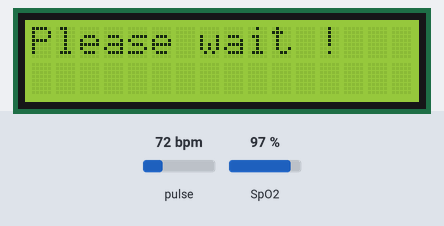
A sketch run on a simulated Arduino Uno, built with avr-gcc and run on an emulated ATmega328P. On the bench: 16×2 character LCD. The test bench sets the inputs (shaded band); at power-on: pulse 72 bpm, SpO2 97 %.

Above: at 1.6 s.
1.7 s: pulse set to 70 bpm
At 4.5 s:
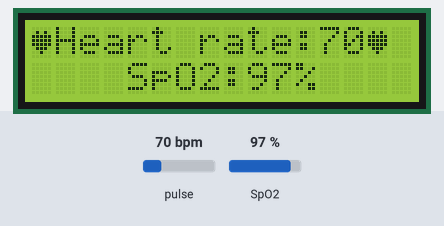
4.7 s: SpO2 set to 80 %
At 5.3 s:
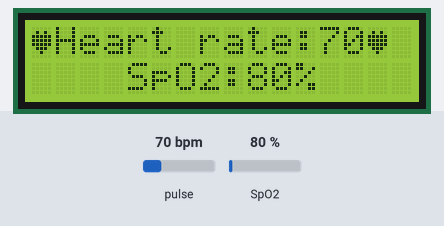
6.5 s: pulse set to 100 bpm
At 8.9 s:
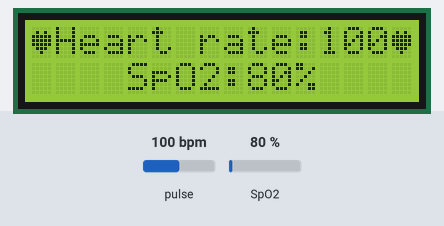
9.5 s: pulse set to 51 bpm
At 10.5 s:
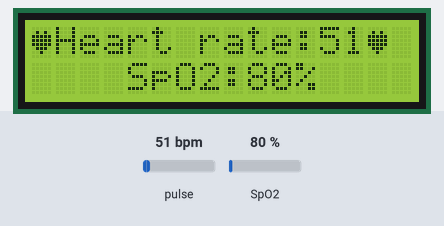
11.5 s: pulse set to 47 bpm
At 13.2 s:
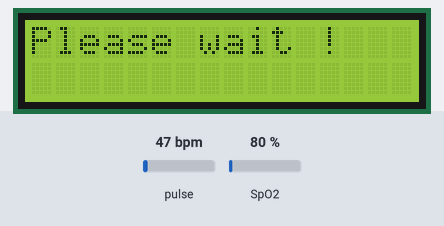
Timing chart, 0 to 14.5 s (numbered marks = the images above; inputs shaded):
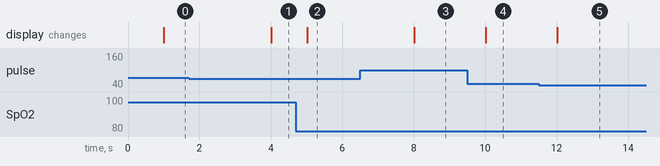

Measured:
- the behaviour switches between 50 and 49 bpm on pulse (found by bisection; images 4 and 5)
- after the input at 1.7 s, the display: changes after 2.3 s (image 1)
- after the input at 4.7 s, the display: changes after 0.31 s (image 2)
- after the input at 6.5 s, the display: changes after 1.5 s (image 3)
- after the input at 9.5 s, the display: changes after 0.52 s (image 4)
- after the input at 11.5 s, the display: changes after 0.52 s (image 5)

The sketch:

Pulse_Oxymeter_LCD.ino
```cpp
#include <LiquidCrystal.h>
#include <Wire.h>
#include "MAX30100_PulseOximeter.h"
const int rs = 14, en = 16, d4 = 9, d5 = 8, d6 = 7, d7 = 6;
//R/W to ground
//For Arduino Micro pro
//SDA to 2
//SCL to 3
int flag=0;
LiquidCrystal lcd(rs, en, d4, d5, d6, d7);
#define REPORTING_PERIOD_MS     1000
byte smiley[8] ={
                0b00000,
                0b01010,
                0b11111,
                0b11111,
                0b11111,
                0b01110,
                0b00100,
                0b00000};

PulseOximeter pox;
int pulse,spo2,pulseold=70;
uint32_t tsLastReport = 0;

// Callback (registered below) fired when a pulse is detected
void onBeatDetected()
{
  //  Serial.println("Beat!");
}

void setup()
{   lcd.createChar(0, smiley);
    lcd.begin(16, 2);
     //Serial.begin(115200);
    //Serial.print("Initializing pulse oximeter..");

    // Initialize the PulseOximeter instance
    // Failures are generally due to an improper I2C wiring, missing power supply
    // or wrong target chip
    if (!pox.begin()) {
        Serial.println("FAILED");
        for(;;);
    } else {
        Serial.println("SUCCESS");
    }
    // Register a callback for the beat detection
   // pox.setOnBeatDetectedCallback(onBeatDetected);
}

void loop()
{
    // Make sure to call update as fast as possible
    pox.update();

    // Asynchronously dump heart rate and oxidation levels to the serial
    // For both, a value of 0 means "invalid"
    if (millis() - tsLastReport > REPORTING_PERIOD_MS) {
     //lcd.clear();
     pulse=pox.getHeartRate();
     spo2=pox.getSpO2();
     tsLastReport = millis();
     if((pulse>50) && (pulse<150) && (pulse-pulseold)<2 && (spo2>20))
     {
        lcd.clear();
        lcd.setCursor(0,0);
        lcd.write(byte(0));
        lcd.print("Heart rate:");
        lcd.print(pulse);
        lcd.write(byte(0));
        lcd.setCursor(4,1);
        lcd.print("SpO2:");
        lcd.print(spo2);
        lcd.print("%");
     }
     else if((pulse<50) || (pulse>150))
     {
      lcd.clear();
      lcd.setCursor(0,0);
      lcd.print("Please wait !");
      }
     pulseold=pulse;
     pulse=0;
    }
}
```
